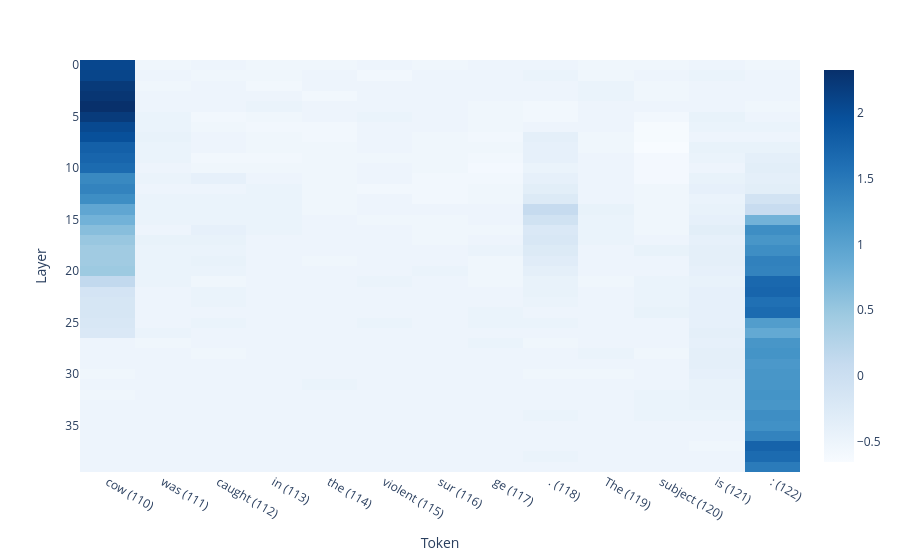

Write notebook code for a chart like this one.
### Code cell
model = LanguageModel("meta-llama/Llama-2-13b-hf")

with open('experimental_outputs/single-template/patching_results.json', 'r') as f:
    out = json.load(f)[-1]
animal_prompt = out['animal_prompt']
logit_diffs = out['logit_diffs']
n_toks = len(logit_diffs)
model_name = out['model']

# transpose logit_diffs
logit_diffs = [[logit_diffs[i][j] for i in range(0, len(logit_diffs))[::-1]] for j in range(len(logit_diffs[0]))]
probs = [[1 / (1 + np.exp(-logit)) for logit in layer] for layer in logit_diffs]

token_ids = model.tokenizer(animal_prompt)['input_ids']
tokens = [
    model.tokenizer.decode([token_id]) + f" ({idx})" for idx, token_id in enumerate(token_ids)
]
tokens = tokens[-n_toks:]

fig = px.imshow(
    logit_diffs,
    x=tokens,
    labels=dict(x="Token", y="Layer"),
    color_continuous_scale='blues',
)
fig.show()

### Figure 1 — Plotly figure (JSON) as saved in the notebook; plotly's stock layout.template omitted (floating-point values rounded to 4 significant figures; data arrays with more than 128 entries replaced by an {"elided": "..."} marker saying what was removed)
{"data": [{"coloraxis": "coloraxis", "hovertemplate": "Token: %{x}<br>Layer: %{y}<br>color: %{z}<extra></extra>", "name": "0", "type": "heatmap", "x": ["cow (110)", "was (111)", "caught (112)", "in (113)", "the (114)", "violent (115)", "sur (116)", "ge (117)", ". (118)", "The (119)", "subject (120)", "is (121)", ": (122)"], "xaxis": "x", "yaxis": "y", "z": {"elided": "40x13 float values"}}], "layout": {"coloraxis": {"autocolorscale": false, "colorscale": [[0, "rgb(247,251,255)"], [0.125, "rgb(222,235,247)"], [0.25, "rgb(198,219,239)"], [0.375, "rgb(158,202,225)"], [0.5, "rgb(107,174,214)"], [0.625, "rgb(66,146,198)"], [0.75, "rgb(33,113,181)"], [0.875, "rgb(8,81,156)"], [1, "rgb(8,48,107)"]]}, "margin": {"t": 60}, "xaxis": {"anchor": "y", "constrain": "domain", "domain": [0, 1], "scaleanchor": "y", "title": {"text": "Token"}}, "yaxis": {"anchor": "x", "autorange": "reversed", "constrain": "domain", "domain": [0, 1], "title": {"text": "Layer"}}}}
